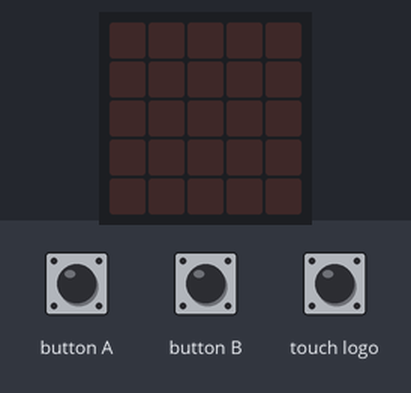
A program run on a simulated BBC micro:bit running MicroPython. On the bench: the board's 5×5 LED display. Inputs (shaded band) come from the test bench.

Above: at 1.2 s.
1.3 s: button A pressed for 0.15 s
At 1.65 s:
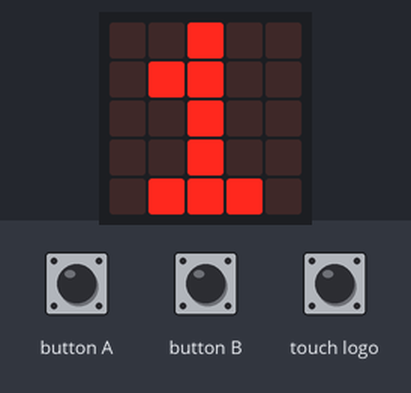
3.3 s: button A pressed for 1 s
At 4.5 s:
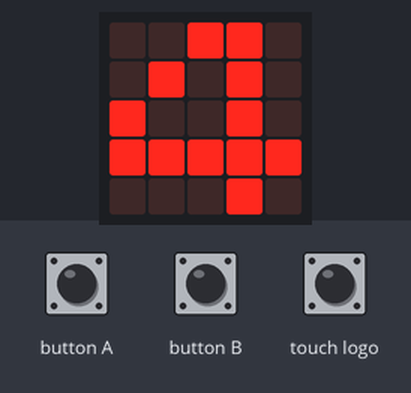
Timing chart, 0 to 6.3 s (numbered marks = the images above; inputs shaded):
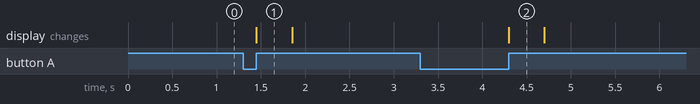

The program:

timer.py
```python
from microbit import *
import time
import radio
from key_status import KeyStatus

# 测量microbit的时钟精度

radio.off()
records = []
ks = KeyStatus()

while True:
    ks.update()
    if ks.is_key_a_pressed():
        v = int(time.ticks_ms() / 1000)
        records.append(v)
        display.show(str(v), clear=True)
```

key_status.py
```python
from microbit import *


class KeyStatus:
    """
    记录各个按键的触发状态，同步+轮询，get and clear模式
    难点在于正确处理ab同时按下的事件
    完整的行为应该通过状态机描述，但此处简单处理
    """

    def __init__(self):
        self._prev_a_is_down = False
        self._prev_b_is_down = False
        self._prev_ab_is_down = False
        self._prev_logo_is_down = False

        self._event_a = False
        self._event_b = False
        self._event_ab = False
        self._event_logo = False

    def update(self):
        # 根据之前的状态和当前的状态，决定是否设置触发状态
        cur_key_a_is_down = button_a.is_pressed()
        cur_key_b_is_down = button_b.is_pressed()
        cur_logo_is_down = pin_logo.is_touched()

        # 首先特殊处理ab同时按下的情况
        if self._prev_ab_is_down:
            if not cur_key_a_is_down and not cur_key_b_is_down:
                # 曾经同时按下，现在都抬起了
                self._prev_ab_is_down = False
                self._event_ab = True
            else:
                # 还有一个键没松开，等着松开
                pass
        else:
            if cur_key_a_is_down and cur_key_b_is_down:
                # 同时按下
                self._prev_ab_is_down = True
            else:
                # 单独按键
                if self._prev_a_is_down and not cur_key_a_is_down:
                    self._event_a = True
                if self._prev_b_is_down and not cur_key_b_is_down:
                    self._event_b = True

        # logo的逻辑相对简单
        if self._prev_logo_is_down and not cur_logo_is_down:
            self._event_logo = True

        self._prev_a_is_down = cur_key_a_is_down
        self._prev_b_is_down = cur_key_b_is_down
        self._prev_logo_is_down = cur_logo_is_down

    def is_key_a_pressed(self):
        v = self._event_a
        if v:
            self._event_a = False
        return v

    def is_key_b_pressed(self):
        v = self._event_b
        if v:
            self._event_b = False
        return v

    def is_key_ab_pressed(self):
        # 同时clear单个键的状态
        v = self._event_ab
        if v:
            self._event_ab = False
            self._event_a = False
            self._event_b = False
        return v

    def is_logo_pressed(self):
        v = self._event_logo
        if v:
            self._event_logo = False
        return v
```

Measured:
- after the input at 1.3 s, the display: changes after 0.15 s (image 1)
- after the input at 3.3 s, the display: changes after 1.0 s (image 2)
- what the display in image 1 shows lasts 0.4 s, from 1.5 s to 1.9 s
